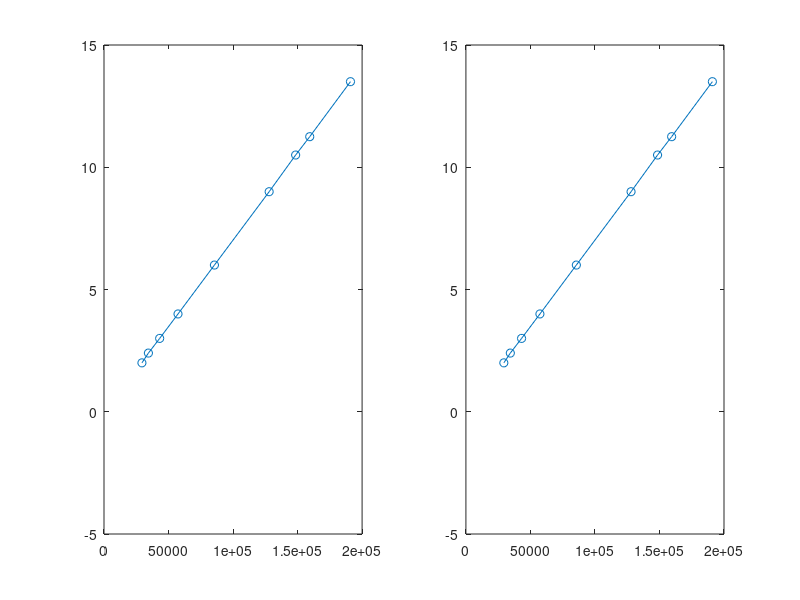

Here is the MATLAB script that generated this plot:
T=[29387 34412 43133 57352 85575 127977 148508 159426 190991];
V=[2 2.4 3 4 6 9 10.5 11.25 13.5];
%p=polyfit(T,V,2);
%x=linspace(29387,190991,200);
%y=polyval(p,T);
%plot(T,V,'k-',T,y,'k*')
%p
p = polyfit(T,V,1)
r = polyfit(T,V,2)

yi = linspace(1,10);
s = polyval(p,yi);
subplot(1,2,1);
plot(T,V,'-o',yi,s,':')

xi = linspace(1,10);
z = polyval(r,xi);
subplot(1,2,2);
plot(T,V,'-o',xi,z,':')
